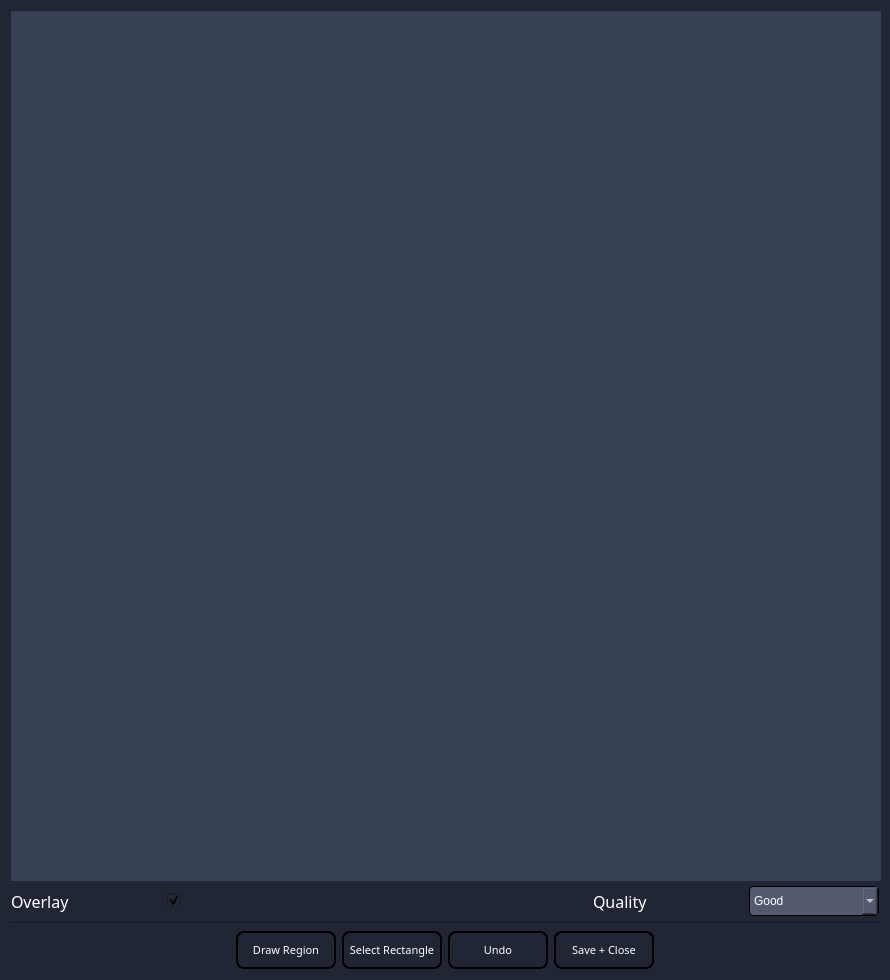
<?xml version="1.0" encoding="UTF-8"?>
<ui version="4.0">
 <class>Quality_Check</class>
 <widget class="QDialog" name="Quality_Check">
  <property name="geometry">
   <rect>
    <x>0</x>
    <y>0</y>
    <width>890</width>
    <height>980</height>
   </rect>
  </property>
  <property name="sizePolicy">
   <sizepolicy hsizetype="Preferred" vsizetype="Preferred">
    <horstretch>0</horstretch>
    <verstretch>0</verstretch>
   </sizepolicy>
  </property>
  <property name="minimumSize">
   <size>
    <width>890</width>
    <height>980</height>
   </size>
  </property>
  <property name="maximumSize">
   <size>
    <width>890</width>
    <height>980</height>
   </size>
  </property>
  <property name="windowTitle">
   <string>Dialog</string>
  </property>
  <property name="styleSheet">
   <string notr="true">background-color:rgb(32, 38, 52);</string>
  </property>
  <layout class="QGridLayout" name="gridLayout">
   <item row="0" column="0">
    <layout class="QVBoxLayout" name="verticalLayout">
     <item>
      <widget class="QLabel" name="label_image">
       <property name="minimumSize">
        <size>
         <width>870</width>
         <height>870</height>
        </size>
       </property>
       <property name="maximumSize">
        <size>
         <width>870</width>
         <height>870</height>
        </size>
       </property>
       <property name="cursor">
        <cursorShape>CrossCursor</cursorShape>
       </property>
       <property name="styleSheet">
        <string notr="true">background-color: rgb(56, 64, 85);</string>
       </property>
       <property name="text">
        <string/>
       </property>
      </widget>
     </item>
     <item>
      <layout class="QHBoxLayout" name="horizontalLayout_3">
       <item>
        <layout class="QHBoxLayout" name="horizontalLayout_8">
         <item>
          <widget class="QLabel" name="label_FileInfo_14">
           <property name="minimumSize">
            <size>
             <width>150</width>
             <height>0</height>
            </size>
           </property>
           <property name="maximumSize">
            <size>
             <width>150</width>
             <height>38</height>
            </size>
           </property>
           <property name="font">
            <font>
             <family>微软雅黑</family>
             <pointsize>12</pointsize>
            </font>
           </property>
           <property name="styleSheet">
            <string notr="true">color:rgb(255,255,255);</string>
           </property>
           <property name="text">
            <string>Overlay</string>
           </property>
           <property name="alignment">
            <set>Qt::AlignLeading|Qt::AlignLeft|Qt::AlignVCenter</set>
           </property>
          </widget>
         </item>
         <item>
          <widget class="QCheckBox" name="checkBox_overlay">
           <property name="minimumSize">
            <size>
             <width>130</width>
             <height>0</height>
            </size>
           </property>
           <property name="maximumSize">
            <size>
             <width>130</width>
             <height>16777215</height>
            </size>
           </property>
           <property name="text">
            <string/>
           </property>
           <property name="checked">
            <bool>true</bool>
           </property>
          </widget>
         </item>
        </layout>
       </item>
       <item>
        <spacer name="horizontalSpacer_3">
         <property name="orientation">
          <enum>Qt::Horizontal</enum>
         </property>
         <property name="sizeHint" stdset="0">
          <size>
           <width>40</width>
           <height>20</height>
          </size>
         </property>
        </spacer>
       </item>
       <item>
        <layout class="QHBoxLayout" name="horizontalLayout">
         <item>
          <widget class="QLabel" name="label_FileInfo_9">
           <property name="minimumSize">
            <size>
             <width>150</width>
             <height>0</height>
            </size>
           </property>
           <property name="maximumSize">
            <size>
             <width>150</width>
             <height>16777215</height>
            </size>
           </property>
           <property name="font">
            <font>
             <family>微软雅黑</family>
             <pointsize>12</pointsize>
            </font>
           </property>
           <property name="styleSheet">
            <string notr="true">color:rgb(255,255,255);</string>
           </property>
           <property name="text">
            <string>Quality</string>
           </property>
           <property name="alignment">
            <set>Qt::AlignLeading|Qt::AlignLeft|Qt::AlignVCenter</set>
           </property>
          </widget>
         </item>
         <item>
          <widget class="QComboBox" name="comboBox_quality">
           <property name="sizePolicy">
            <sizepolicy hsizetype="Minimum" vsizetype="Fixed">
             <horstretch>0</horstretch>
             <verstretch>0</verstretch>
            </sizepolicy>
           </property>
           <property name="minimumSize">
            <size>
             <width>130</width>
             <height>30</height>
            </size>
           </property>
           <property name="maximumSize">
            <size>
             <width>130</width>
             <height>30</height>
            </size>
           </property>
           <property name="styleSheet">
            <string notr="true">QComboBox {
	border-radius: 4px;
	background-color:rgb(83, 89, 110);
	color:white;
	border: 1px solid black;
}

QComboBox QAbstractItemView { color: white; }

QComboBox:disabled {
	border-radius: 4px;
	background-color:rgb(83, 89, 110);
	color:rgb(200, 200, 200);
	border: 0px solid black;
}</string>
           </property>
           <item>
            <property name="text">
             <string>Good</string>
            </property>
           </item>
           <item>
            <property name="text">
             <string>Mid</string>
            </property>
           </item>
           <item>
            <property name="text">
             <string>Bad</string>
            </property>
           </item>
           <item>
            <property name="text">
             <string>Missing</string>
            </property>
           </item>
           <item>
            <property name="text">
             <string>Line</string>
            </property>
           </item>
          </widget>
         </item>
        </layout>
       </item>
      </layout>
     </item>
     <item>
      <widget class="Line" name="line">
       <property name="orientation">
        <enum>Qt::Horizontal</enum>
       </property>
      </widget>
     </item>
     <item>
      <layout class="QHBoxLayout" name="horizontalLayout_2">
       <item>
        <spacer name="horizontalSpacer_2">
         <property name="orientation">
          <enum>Qt::Horizontal</enum>
         </property>
         <property name="sizeHint" stdset="0">
          <size>
           <width>40</width>
           <height>20</height>
          </size>
         </property>
        </spacer>
       </item>
       <item>
        <widget class="QToolButton" name="button_draw_region">
         <property name="minimumSize">
          <size>
           <width>100</width>
           <height>38</height>
          </size>
         </property>
         <property name="maximumSize">
          <size>
           <width>100</width>
           <height>38</height>
          </size>
         </property>
         <property name="font">
          <font>
           <family>微软雅黑</family>
           <pointsize>8</pointsize>
          </font>
         </property>
         <property name="styleSheet">
          <string notr="true">QToolButton {
	color:white; 
	background:qlineargradient(spread:pad, x1:0, y1:1, x2:0, y2:0, 		stop:0 rgba(32, 38, 52, 255), 
		stop:1 rgba(91, 99, 120, 255));
	border: 2px solid black;
	border-radius: 8px;
}

QToolButton:checked {
	color:white; 
	background-color: rgba(121, 129, 150, 255);
	border: 2px solid black;
	border-radius: 8px;
	padding: 0;
}

QToolButton:disabled {
	color:gray; 
	background-color: rgba(32, 38, 52, 255);
	border: 2px solid black;
	border-radius: 8px;
	padding: 0;
}</string>
         </property>
         <property name="text">
          <string>Draw Region</string>
         </property>
         <property name="icon">
          <iconset>
           <normaloff>icons/polygon.png</normaloff>icons/polygon.png</iconset>
         </property>
         <property name="iconSize">
          <size>
           <width>18</width>
           <height>18</height>
          </size>
         </property>
         <property name="checkable">
          <bool>true</bool>
         </property>
         <property name="toolButtonStyle">
          <enum>Qt::ToolButtonTextUnderIcon</enum>
         </property>
        </widget>
       </item>
       <item>
        <widget class="QToolButton" name="button_select_rectangle">
         <property name="minimumSize">
          <size>
           <width>100</width>
           <height>38</height>
          </size>
         </property>
         <property name="maximumSize">
          <size>
           <width>100</width>
           <height>38</height>
          </size>
         </property>
         <property name="font">
          <font>
           <family>微软雅黑</family>
           <pointsize>8</pointsize>
          </font>
         </property>
         <property name="styleSheet">
          <string notr="true">QToolButton {
	color:white; 
	background:qlineargradient(spread:pad, x1:0, y1:1, x2:0, y2:0, 		stop:0 rgba(32, 38, 52, 255), 
		stop:1 rgba(91, 99, 120, 255));
	border: 2px solid black;
	border-radius: 8px;
}

QToolButton:checked {
	color:white; 
	background-color: rgba(121, 129, 150, 255);
	border: 2px solid black;
	border-radius: 8px;
	padding: 0;
}

QToolButton:disabled {
	color:gray; 
	background-color: rgba(32, 38, 52, 255);
	border: 2px solid black;
	border-radius: 8px;
	padding: 0;
}</string>
         </property>
         <property name="text">
          <string>Select Rectangle</string>
         </property>
         <property name="icon">
          <iconset>
           <normaloff>icons/finish.png</normaloff>icons/finish.png</iconset>
         </property>
         <property name="iconSize">
          <size>
           <width>18</width>
           <height>18</height>
          </size>
         </property>
         <property name="checkable">
          <bool>true</bool>
         </property>
         <property name="toolButtonStyle">
          <enum>Qt::ToolButtonTextUnderIcon</enum>
         </property>
        </widget>
       </item>
       <item>
        <widget class="QToolButton" name="button_undo">
         <property name="minimumSize">
          <size>
           <width>100</width>
           <height>38</height>
          </size>
         </property>
         <property name="maximumSize">
          <size>
           <width>100</width>
           <height>38</height>
          </size>
         </property>
         <property name="font">
          <font>
           <family>微软雅黑</family>
           <pointsize>8</pointsize>
          </font>
         </property>
         <property name="styleSheet">
          <string notr="true">QToolButton {
	color:white; 
	background:qlineargradient(spread:pad, x1:0, y1:1, x2:0, y2:0, 		stop:0 rgba(32, 38, 52, 255), 
		stop:1 rgba(91, 99, 120, 255));
	border: 2px solid black;
	border-radius: 8px;
}

QToolButton:checked {
	color:white; 
	background-color: rgba(121, 129, 150, 255);
	border: 2px solid black;
	border-radius: 8px;
	padding: 0;
}

QToolButton:disabled {
	color:gray; 
	background-color: rgba(32, 38, 52, 255);
	border: 2px solid black;
	border-radius: 8px;
	padding: 0;
}</string>
         </property>
         <property name="text">
          <string>Undo</string>
         </property>
         <property name="icon">
          <iconset>
           <normaloff>icons/reset.png</normaloff>icons/reset.png</iconset>
         </property>
         <property name="iconSize">
          <size>
           <width>18</width>
           <height>18</height>
          </size>
         </property>
         <property name="checkable">
          <bool>false</bool>
         </property>
         <property name="toolButtonStyle">
          <enum>Qt::ToolButtonTextUnderIcon</enum>
         </property>
        </widget>
       </item>
       <item>
        <widget class="QToolButton" name="button_finish">
         <property name="minimumSize">
          <size>
           <width>100</width>
           <height>38</height>
          </size>
         </property>
         <property name="maximumSize">
          <size>
           <width>100</width>
           <height>38</height>
          </size>
         </property>
         <property name="font">
          <font>
           <family>微软雅黑</family>
           <pointsize>8</pointsize>
          </font>
         </property>
         <property name="styleSheet">
          <string notr="true">QToolButton {
	color:white; 
	background:qlineargradient(spread:pad, x1:0, y1:1, x2:0, y2:0, 		stop:0 rgba(32, 38, 52, 255), 
		stop:1 rgba(91, 99, 120, 255));
	border: 2px solid black;
	border-radius: 8px;
}

QToolButton:checked {
	color:white; 
	background-color: rgba(121, 129, 150, 255);
	border: 2px solid black;
	border-radius: 8px;
	padding: 0;
}

QToolButton:disabled {
	color:gray; 
	background-color: rgba(32, 38, 52, 255);
	border: 2px solid black;
	border-radius: 8px;
	padding: 0;
}</string>
         </property>
         <property name="text">
          <string>Save + Close</string>
         </property>
         <property name="icon">
          <iconset>
           <normaloff>icons/finish.png</normaloff>icons/finish.png</iconset>
         </property>
         <property name="iconSize">
          <size>
           <width>18</width>
           <height>18</height>
          </size>
         </property>
         <property name="toolButtonStyle">
          <enum>Qt::ToolButtonTextUnderIcon</enum>
         </property>
        </widget>
       </item>
       <item>
        <spacer name="horizontalSpacer">
         <property name="orientation">
          <enum>Qt::Horizontal</enum>
         </property>
         <property name="sizeHint" stdset="0">
          <size>
           <width>40</width>
           <height>20</height>
          </size>
         </property>
        </spacer>
       </item>
      </layout>
     </item>
    </layout>
   </item>
  </layout>
 </widget>
 <layoutdefault spacing="6" margin="11"/>
 <resources/>
 <connections/>
</ui>
